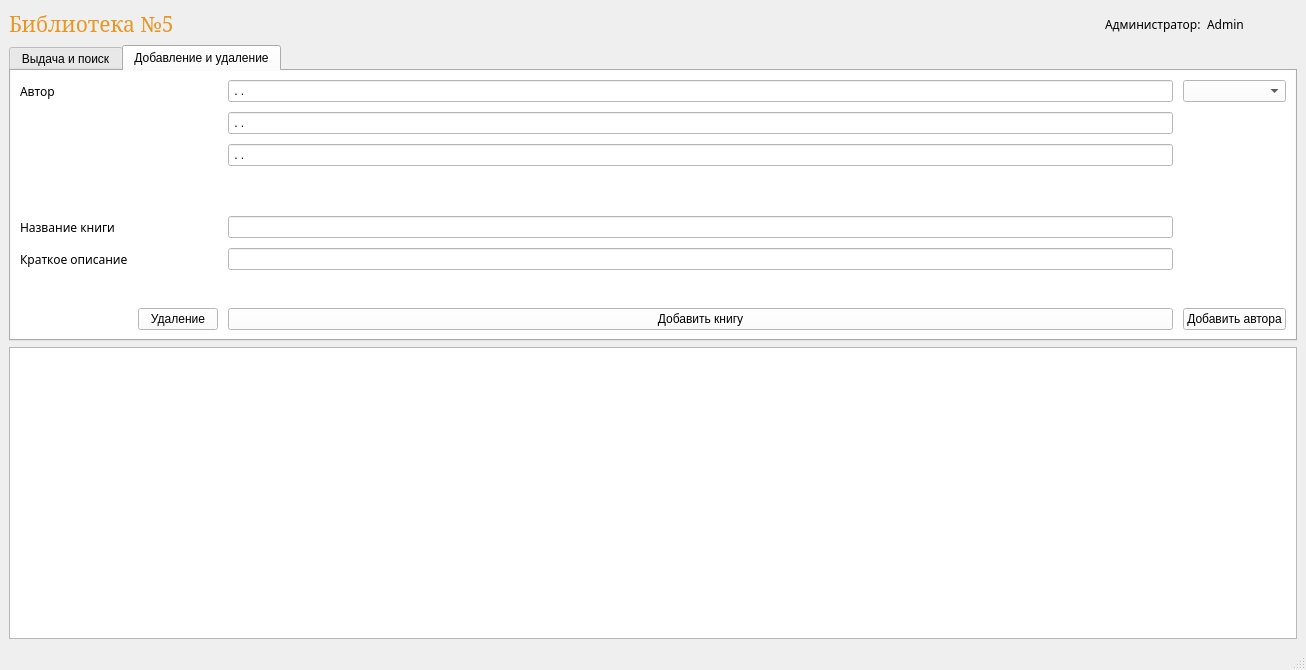
<?xml version="1.0" encoding="UTF-8"?>
<ui version="4.0">
 <class>MainWindow</class>
 <widget class="QMainWindow" name="MainWindow">
  <property name="geometry">
   <rect>
    <x>0</x>
    <y>0</y>
    <width>1306</width>
    <height>670</height>
   </rect>
  </property>
  <property name="windowTitle">
   <string>MainWindow</string>
  </property>
  <widget class="QWidget" name="centralwidget">
   <layout class="QGridLayout" name="gridLayout_2">
    <item row="2" column="0">
     <widget class="QTabWidget" name="tabWidget">
      <property name="focusPolicy">
       <enum>Qt::NoFocus</enum>
      </property>
      <property name="autoFillBackground">
       <bool>false</bool>
      </property>
      <property name="tabPosition">
       <enum>QTabWidget::North</enum>
      </property>
      <property name="tabShape">
       <enum>QTabWidget::Rounded</enum>
      </property>
      <property name="currentIndex">
       <number>1</number>
      </property>
      <property name="elideMode">
       <enum>Qt::ElideNone</enum>
      </property>
      <widget class="QWidget" name="tab">
       <attribute name="title">
        <string>Выдача и поиск</string>
       </attribute>
      </widget>
      <widget class="QWidget" name="tab_2">
       <property name="contextMenuPolicy">
        <enum>Qt::PreventContextMenu</enum>
       </property>
       <property name="styleSheet">
        <string notr="true">background-color: rgb(255, 255, 255)</string>
       </property>
       <attribute name="title">
        <string>Добавление и удаление</string>
       </attribute>
       <layout class="QHBoxLayout" name="horizontalLayout">
        <item>
         <layout class="QGridLayout" name="gridLayout">
          <property name="spacing">
           <number>10</number>
          </property>
          <item row="6" column="2">
           <widget class="QLabel" name="label_4">
            <property name="font">
             <font>
              <family>BrokenLed</family>
              <pointsize>9</pointsize>
             </font>
            </property>
            <property name="text">
             <string/>
            </property>
           </widget>
          </item>
          <item row="0" column="0">
           <widget class="QLabel" name="label_2">
            <property name="font">
             <font>
              <family>BrokenLed</family>
              <pointsize>9</pointsize>
             </font>
            </property>
            <property name="text">
             <string>Автор</string>
            </property>
           </widget>
          </item>
          <item row="7" column="2">
           <widget class="QPushButton" name="pushButton">
            <property name="text">
             <string>Добавить книгу</string>
            </property>
           </widget>
          </item>
          <item row="0" column="2">
           <widget class="QLineEdit" name="lineEdit_2">
            <property name="styleSheet">
             <string notr="true"/>
            </property>
            <property name="inputMask">
             <string>&gt;A.A. A&lt;aaaaaaaaaaaaaaaaaaaaaaaaaaaaaaaaa</string>
            </property>
            <property name="readOnly">
             <bool>false</bool>
            </property>
            <property name="placeholderText">
             <string/>
            </property>
           </widget>
          </item>
          <item row="0" column="1">
           <spacer name="horizontalSpacer">
            <property name="orientation">
             <enum>Qt::Horizontal</enum>
            </property>
            <property name="sizeType">
             <enum>QSizePolicy::Minimum</enum>
            </property>
            <property name="sizeHint" stdset="0">
             <size>
              <width>40</width>
              <height>20</height>
             </size>
            </property>
           </spacer>
          </item>
          <item row="7" column="3">
           <widget class="QPushButton" name="pushButton_2">
            <property name="sizePolicy">
             <sizepolicy hsizetype="Fixed" vsizetype="Fixed">
              <horstretch>0</horstretch>
              <verstretch>0</verstretch>
             </sizepolicy>
            </property>
            <property name="layoutDirection">
             <enum>Qt::LeftToRight</enum>
            </property>
            <property name="autoFillBackground">
             <bool>false</bool>
            </property>
            <property name="text">
             <string>Добавить автора</string>
            </property>
           </widget>
          </item>
          <item row="2" column="2">
           <widget class="QLineEdit" name="lineEdit_5">
            <property name="inputMask">
             <string>&gt;A.A. A&lt;aaaaaaaaaaaaaaaaaaaaaaaaaaaaaaaaa</string>
            </property>
            <property name="readOnly">
             <bool>false</bool>
            </property>
           </widget>
          </item>
          <item row="0" column="3">
           <widget class="QComboBox" name="comboBox"/>
          </item>
          <item row="1" column="2">
           <widget class="QLineEdit" name="lineEdit_4">
            <property name="inputMask">
             <string>&gt;A.A. A&lt;aaaaaaaaaaaaaaaaaaaaaaaaaaaaaaaaa</string>
            </property>
            <property name="readOnly">
             <bool>false</bool>
            </property>
           </widget>
          </item>
          <item row="3" column="2">
           <spacer name="verticalSpacer">
            <property name="orientation">
             <enum>Qt::Vertical</enum>
            </property>
            <property name="sizeType">
             <enum>QSizePolicy::Maximum</enum>
            </property>
            <property name="sizeHint" stdset="0">
             <size>
              <width>20</width>
              <height>40</height>
             </size>
            </property>
           </spacer>
          </item>
          <item row="4" column="0">
           <widget class="QLabel" name="label_3">
            <property name="font">
             <font>
              <family>BrokenLed</family>
              <pointsize>9</pointsize>
             </font>
            </property>
            <property name="text">
             <string>Название книги</string>
            </property>
           </widget>
          </item>
          <item row="4" column="2">
           <widget class="QLineEdit" name="lineEdit_3">
            <property name="acceptDrops">
             <bool>true</bool>
            </property>
            <property name="autoFillBackground">
             <bool>false</bool>
            </property>
            <property name="readOnly">
             <bool>false</bool>
            </property>
           </widget>
          </item>
          <item row="5" column="0">
           <widget class="QLabel" name="label_5">
            <property name="font">
             <font>
              <family>BrokenLed</family>
              <pointsize>9</pointsize>
             </font>
            </property>
            <property name="text">
             <string>Краткое описание</string>
            </property>
           </widget>
          </item>
          <item row="5" column="2">
           <widget class="QLineEdit" name="lineEdit"/>
          </item>
          <item row="7" column="1">
           <widget class="QPushButton" name="pushButton_3">
            <property name="text">
             <string>Удаление</string>
            </property>
           </widget>
          </item>
         </layout>
        </item>
       </layout>
      </widget>
     </widget>
    </item>
    <item row="3" column="0">
     <widget class="QTableWidget" name="tableWidget">
      <property name="autoFillBackground">
       <bool>false</bool>
      </property>
      <property name="showGrid">
       <bool>true</bool>
      </property>
      <property name="sortingEnabled">
       <bool>true</bool>
      </property>
     </widget>
    </item>
    <item row="1" column="0">
     <layout class="QHBoxLayout" name="horizontalLayout_3">
      <item>
       <widget class="QLabel" name="label_10">
        <property name="minimumSize">
         <size>
          <width>204</width>
          <height>0</height>
         </size>
        </property>
        <property name="font">
         <font>
          <family>MS Serif</family>
          <pointsize>26</pointsize>
          <strikeout>false</strikeout>
         </font>
        </property>
        <property name="text">
         <string>&lt;html&gt;&lt;head/&gt;&lt;body&gt;&lt;p&gt;&lt;span style=&quot; font-size:16pt; color:rgb(232, 151, 35);&quot;&gt;Библиотека №5&lt;/span&gt;&lt;/p&gt;&lt;/body&gt;&lt;/html&gt;</string>
        </property>
       </widget>
      </item>
      <item>
       <widget class="QLabel" name="label_8">
        <property name="maximumSize">
         <size>
          <width>16777215</width>
          <height>71</height>
         </size>
        </property>
        <property name="text">
         <string/>
        </property>
        <property name="pixmap">
         <pixmap>Up_admin.jpg</pixmap>
        </property>
        <property name="scaledContents">
         <bool>true</bool>
        </property>
       </widget>
      </item>
      <item>
       <spacer name="horizontalSpacer_4">
        <property name="orientation">
         <enum>Qt::Horizontal</enum>
        </property>
        <property name="sizeHint" stdset="0">
         <size>
          <width>40</width>
          <height>20</height>
         </size>
        </property>
       </spacer>
      </item>
      <item>
       <layout class="QHBoxLayout" name="horizontalLayout_2">
        <item>
         <spacer name="horizontalSpacer_3">
          <property name="orientation">
           <enum>Qt::Horizontal</enum>
          </property>
          <property name="sizeHint" stdset="0">
           <size>
            <width>40</width>
            <height>20</height>
           </size>
          </property>
         </spacer>
        </item>
        <item>
         <widget class="QLabel" name="label">
          <property name="font">
           <font>
            <family>BrokenLed</family>
            <pointsize>9</pointsize>
           </font>
          </property>
          <property name="text">
           <string>Администратор:</string>
          </property>
         </widget>
        </item>
        <item>
         <widget class="QLabel" name="label_6">
          <property name="font">
           <font>
            <family>BrokenLed</family>
            <pointsize>9</pointsize>
           </font>
          </property>
          <property name="text">
           <string>Admin</string>
          </property>
         </widget>
        </item>
        <item>
         <spacer name="horizontalSpacer_2">
          <property name="orientation">
           <enum>Qt::Horizontal</enum>
          </property>
          <property name="sizeType">
           <enum>QSizePolicy::Minimum</enum>
          </property>
          <property name="sizeHint" stdset="0">
           <size>
            <width>40</width>
            <height>20</height>
           </size>
          </property>
         </spacer>
        </item>
        <item>
         <widget class="QLabel" name="label_7">
          <property name="maximumSize">
           <size>
            <width>37</width>
            <height>37</height>
           </size>
          </property>
          <property name="text">
           <string/>
          </property>
          <property name="pixmap">
           <pixmap>LDY81bmK5jE.jpg</pixmap>
          </property>
          <property name="scaledContents">
           <bool>true</bool>
          </property>
         </widget>
        </item>
       </layout>
      </item>
     </layout>
    </item>
   </layout>
   <zorder>label_8</zorder>
   <zorder>label_2</zorder>
   <zorder>lineEdit</zorder>
   <zorder>lineEdit_2</zorder>
   <zorder>label_5</zorder>
   <zorder>lineEdit_5</zorder>
   <zorder>lineEdit_4</zorder>
   <zorder>tableWidget</zorder>
   <zorder>label_6</zorder>
   <zorder>label_7</zorder>
   <zorder>tabWidget</zorder>
   <zorder>label_3</zorder>
   <zorder>lineEdit_3</zorder>
   <zorder></zorder>
  </widget>
  <widget class="QMenuBar" name="menubar">
   <property name="geometry">
    <rect>
     <x>0</x>
     <y>0</y>
     <width>1306</width>
     <height>26</height>
    </rect>
   </property>
  </widget>
  <widget class="QStatusBar" name="statusbar"/>
 </widget>
 <resources>
  <include location="images.qrc"/>
 </resources>
 <connections/>
</ui>
